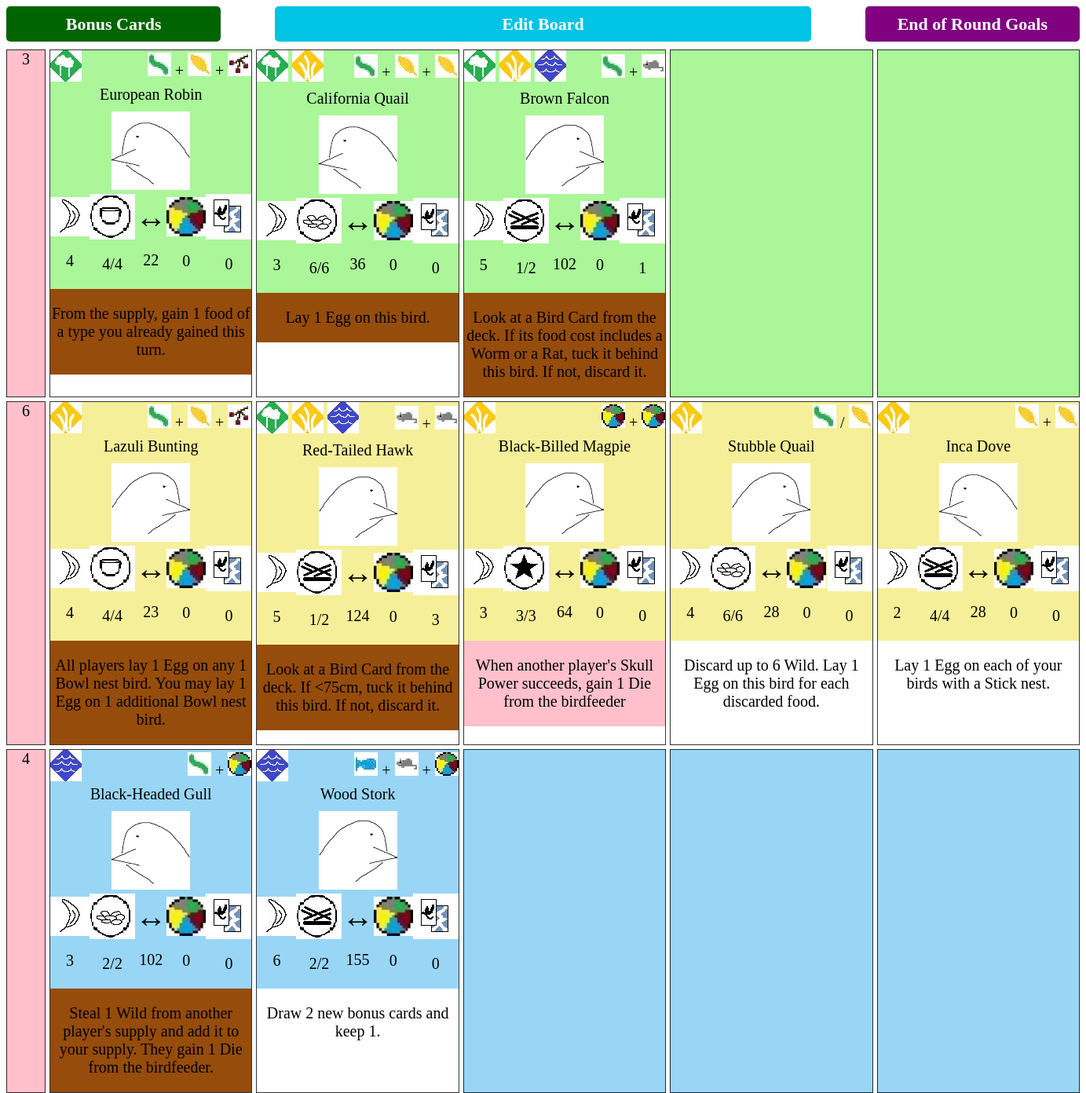
/aviary/board/6, run on the app's committed database.
### aviary/models.py (models this page shows, shortened)
class Board(models.Model):
    forest_nectar = models.PositiveIntegerField(default=0)
    forest_1 = models.ForeignKey("BirdCard", related_name="Forest1", on_delete=models.SET_NULL, null=True, blank=True)
    forest_2 = models.ForeignKey("BirdCard", related_name="Forest2", on_delete=models.SET_NULL, null=True, blank=True)
    forest_3 = models.ForeignKey("BirdCard", related_name="Forest3", on_delete=models.SET_NULL, null=True, blank=True)
    forest_4 = models.ForeignKey("BirdCard", related_name="Forest4", on_delete=models.SET_NULL, null=True, blank=True)
    forest_5 = models.ForeignKey("BirdCard", related_name="Forest5", on_delete=models.SET_NULL, null=True, blank=True)
    grassland_nectar = models.PositiveIntegerField(default=0)
    grassland_1 = models.ForeignKey("BirdCard", related_name="Grassland1", on_delete=models.SET_NULL, null=True, blank=True)
    grassland_2 = models.ForeignKey("BirdCard", related_name="Grassland2", on_delete=models.SET_NULL, null=True, blank=True)
    grassland_3 = models.ForeignKey("BirdCard", related_name="Grassland3", on_delete=models.SET_NULL, null=True, blank=True)
    grassland_4 = models.ForeignKey("BirdCard", related_name="Grassland4", on_delete=models.SET_NULL, null=True, blank=True)
    grassland_5 = models.ForeignKey("BirdCard", related_name="Grassland5", on_delete=models.SET_NULL, null=True, blank=True)
    wetland_nectar = models.PositiveIntegerField(default=0)
    wetland_1 = models.ForeignKey("BirdCard", related_name="Wetland1", on_delete=models.SET_NULL, null=True, blank=True)
    wetland_2 = models.ForeignKey("BirdCard", related_name="Wetland2", on_delete=models.SET_NULL, null=True, blank=True)
    wetland_3 = models.ForeignKey("BirdCard", related_name="Wetland3", on_delete=models.SET_NULL, null=True, blank=True)
    wetland_4 = models.ForeignKey("BirdCard", related_name="Wetland4", on_delete=models.SET_NULL, null=True, blank=True)
    wetland_5 = models.ForeignKey("BirdCard", related_name="Wetland5", on_delete=models.SET_NULL, null=True, blank=True)
    end_of_round_1_goal = models.ForeignKey("EndRoundGoal", related_name="EndRoundGoal1", on_delete=models.SET_DEFAULT, default=EndRoundGoal.create_default_goal)
    end_of_round_2_goal = models.ForeignKey("EndRoundGoal", related_name="EndRoundGoal2", on_delete=models.SET_DEFAULT, default=EndRoundGoal.create_default_goal)
    end_of_round_3_goal = models.ForeignKey("EndRoundGoal", related_name="EndRoundGoal3", on_delete=models.SET_DEFAULT, default=EndRoundGoal.create_default_goal)
    end_of_round_4_goal = models.ForeignKey("EndRoundGoal", related_name="EndRoundGoal4", on_delete=models.SET_DEFAULT, default=EndRoundGoal.create_default_goal)

class Habitat(models.Model):
    id = models.AutoField(primary_key=True)
    habitat_name = models.CharField(max_length=9, default="forest")

class BirdCard(models.Model):
    NEST_TYPES = (
        ('g', 'Ground'),
        ('c', 'Cavity'),
        ('b', 'Bowl'),
        ('s', 'Stick'),
        ('n', 'None'),
        ('a', 'Star'),
    )
    ABILITY_TYPES = (
        ('w', 'White'),
        ('b', 'Brown'),
        ('t', 'Teal'),
        ('y', 'Yellow'),
        ('p', 'Pink'),
    )
    FACING_DIRECTION = (
        ('r', 'Right'),
        ('l', 'Left'),
        ('f', 'Forward'),
    )
    name = models.CharField(max_length=50)
    nest_size = models.PositiveIntegerField(default=1, validators=[MaxValueValidator(6)])
    nest_type = models.CharField(max_length=1, choices=NEST_TYPES, default='n')
    wingspan = models.PositiveIntegerField(default=1)
    habitats = models.ManyToManyField(Habitat)
    feathers = models.PositiveIntegerField(default=0, validators=[MaxValueValidator(9)])
    ability_desc = models.CharField(max_length=200)
    ability_type = models.CharField(max_length=1, choices=ABILITY_TYPES, default='w')
    eggs = models.PositiveIntegerField(default=0)
    cached_food = models.PositiveIntegerField(default=0)
    tucked_cards = models.PositiveIntegerField(default=0)
    direction_facing = models.CharField(max_length=1, choices=FACING_DIRECTION, default='f')
    def __str__(self):
        return self.name
    class Meta:
        ordering = ['name']

### aviary/views.py (the view)
# urls.py: path('board/<int:pk>', views.board, name='board'),
def board(request, pk):
    try:
        board = Board.objects.get(pk=pk)
    except Board.DoesNotExist:
        raise Http404("Board does not exist")
    context = {
        "board": board,
    }
    return render(request, "aviary/board.html", context)

### aviary/templatetags/card_info.py (called while the page is built)
@register.inclusion_tag("../templates/aviary/birdcard.html")
def card_info(bird):
    try:
        birdcard = BirdCard.objects.get(name=bird)
    except BirdCard.DoesNotExist:
        return {
            "bird": None,
            "food": []
        }
    food = []
    try:
        q = FoodJunction.objects.filter(card_id=birdcard.id)
        for row in q:
            options = []
            for f in row.food.all():
                options.append(f.food_name)
            food.append(options)
    except FoodJunction.DoesNotExist:
        pass
    return {
        "bird": birdcard,
        "food": food
    }

### aviary/templates/aviary/board.html (shortened to what this page needs)
{% load static %}
{% load card_info %}
<link rel="stylesheet" href="{% static 'aviary/css/board.css' %}">
<link rel="stylesheet" href="{% static 'aviary/css/button.css' %}">
<div class="navbar">
    <a href="" class="button" id="bonus">Bonus Cards</a>
    <a href="{% url 'bird_add' board.pk %}" class="button" id="edit">Edit Board</a>
    <a href="{% url 'end_of_round_goals' board.pk %}" class="button" id="round-goals">End of Round Goals</a>
</div>
<div class="board">
    <div class="nectar">{{ board.forest_nectar }}</div>
    {% if board.forest_1 is not None %}
        <a href="{% url 'birdcard_update' board.pk board.forest_1.pk %}">
    {% endif %}
    <div class="forest" id="forest_1">{% card_info bird=board.forest_1 %}</div>
    {% if board.forest_1 is not None %}
        </a>
    {% endif %}
    {% if board.forest_2 is not None %}
        <a href="{% url 'birdcard_update' board.pk board.forest_2.pk %}">
    {% endif %}
    <div class="forest" id="forest_2">{% card_info bird=board.forest_2 %}</div>
    {% if board.forest_2 is not None %}
        </a>
    {% endif %}
    {% if board.forest_3 is not None %}
        <a href="{% url 'birdcard_update' board.pk board.forest_3.pk %}">
    {% endif %}
    <div class="forest" id="forest_3">{% card_info bird=board.forest_3 %}</div>
    {% if board.forest_3 is not None %}
        </a>
    {% endif %}
    <div class="forest" id="forest_4">{% card_info bird=board.forest_4 %}</div>
    <div class="forest" id="forest_5">{% card_info bird=board.forest_5 %}</div>
    <div class="nectar">{{ board.grassland_nectar }}</div>
    {% if board.grassland_1 is not None %}
        <a href="{% url 'birdcard_update' board.pk board.grassland_1.pk %}">
    {% endif %}
    <div class="grassland" id="grassland_1">{% card_info bird=board.grassland_1 %}</div>
    {% if board.grassland_1 is not None %}
        </a>
    {% endif %}
    {% if board.grassland_2 is not None %}
        <a href="{% url 'birdcard_update' board.pk board.grassland_2.pk %}">
    {% endif %}
    <div class="grassland" id="grassland_2">{% card_info bird=board.grassland_2 %}</div>
    {% if board.grassland_2 is not None %}
        </a>
    {% endif %}
    {% if board.grassland_3 is not None %}
        <a href="{% url 'birdcard_update' board.pk board.grassland_3.pk %}">
    {% endif %}
    <div class="grassland" id="grassland_3">{% card_info bird=board.grassland_3 %}</div>
    {% if board.grassland_3 is not None %}
        </a>
    {% endif %}
    {% if board.grassland_4 is not None %}
        <a href="{% url 'birdcard_update' board.pk board.grassland_4.pk %}">
    {% endif %}
    <div class="grassland" id="grassland_4">{% card_info bird=board.grassland_4 %}</div>
    {% if board.grassland_4 is not None %}
        </a>
    {% endif %}
    {% if board.grassland_5 is not None %}
        <a href="{% url 'birdcard_update' board.pk board.grassland_5.pk %}">
    {% endif %}
    <div class="grassland" id="grassland_5">{% card_info bird=board.grassland_5 %}</div>
    {% if board.grassland_5 is not None %}
        </a>
    {% endif %}
    <div class="nectar">{{ board.wetland_nectar }}</div>
    {% if board.wetland_1 is not None %}
    <a href="{% url 'birdcard_update' board.pk board.wetland_1.pk %}">
    {% endif %}
    <div class="wetland" id="wetland_1">{% card_info bird=board.wetland_1 %}</div>
    {% if board.wetland_1 is not None %}
        </a>
    {% endif %}
    {% if board.wetland_2 is not None %}
    <a href="{% url 'birdcard_update' board.pk board.wetland_2.pk %}">
    {% endif %}
    <div class="wetland" id="wetland_2">{% card_info bird=board.wetland_2 %}</div>
    {% if board.wetland_2 is not None %}
        </a>
    {% endif %}
    <div class="wetland" id="wetland_3">{% card_info bird=board.wetland_3 %}</div>
    <div class="wetland" id="wetland_4">{% card_info bird=board.wetland_4 %}</div>
    <div class="wetland" id="wetland_5">{% card_info bird=board.wetland_5 %}</div>
</div>

### aviary/templates/aviary/birdcard.html (shortened to what this page needs)
{% load static %}
<link rel="stylesheet" href="{% static 'aviary/css/birdcard.css' %}">
{% if bird is not None %}
  <div class="top-row">
    <div class="habitats">
      {% for habitat in bird.habitats.all %}
        {% if habitat.habitat_name == "Forest" %}
          <img src="{% static 'aviary/img/forest.jpg' %}" alt="forest"/>
        {% elif habitat.habitat_name == "Grassland" %}
          <img src="{% static 'aviary/img/grassland.jpg' %}" alt="grassland"/>
        {% elif habitat.habitat_name == "Wetland" %}
          <img src="{% static 'aviary/img/wetland.jpg' %}" alt="wetland"/>
        {% endif %}
      {% endfor %}
    </div>
    <div class="food">
      {% for food_group in food %}
        {% for f in food_group %}
          {% if f == "Worm" %}
            <img src="{% static 'aviary/img/worm.jpg' %}" alt="worm"/>
          {% elif f == "Wheat" %}
            <img src="{% static 'aviary/img/wheat.jpg' %}" alt="wheat"/>
          {% elif f == "Cherry" %}
            <img src="{% static 'aviary/img/cherry.jpg' %}" alt="cherry"/>
          {% elif f == "Rat" %}
            <img src="{% static 'aviary/img/rat.jpg' %}" alt="rat"/>
          {% elif f == "Fish" %}
            <img src="{% static 'aviary/img/fish.jpg' %}" alt="fish"/>
          {% elif f == "Nectar" %}
            <img src="{% static 'aviary/img/nectar.jpg' %}" alt="nectar"/>
          {% elif f == "Wild" %}
            <img src="{% static 'aviary/img/wild.jpg' %}" alt="wild"/>
          {% endif %}
          {% if not forloop.last %}
            /
          {% endif %}
        {% endfor %}
        {% if not forloop.last %}
          +
        {% endif %}
      {% endfor %}
    </div>
  </div>
  <div class="name-row">
    <p id="name">{{ bird.name }}</p>
  </div>
  <div class="image-row">
    <div>
    {% if bird.direction_facing == "l" %}
      <img id="bird_facing" src="{% static 'aviary/img/left_facing.jpg' %}" alt="{{ bird.name }}"/>
    {% elif bird.direction_facing == "r" %}
      <img id="bird_facing" src="{% static 'aviary/img/right_facing.jpg' %}" alt="{{ bird.name }}"/>
    {% elif bird.direction_facing == "f" %}
      <img id="bird_facing" src="{% static 'aviary/img/forward_facing.jpg' %}" alt="{{ bird.name }}"/>
    {% endif %}
    </div>
  </div>
  <div class="middle-row">
    <div class="feathers">
      <img src="{% static 'aviary/img/feather.jpg' %}" alt="feathers"/>
      <p>{{ bird.feathers }}</p>
    </div>
    <div class="nests">
      {% if bird.nest_type == 'g' %}
        <img src="{% static 'aviary/img/ground.jpg' %}" alt="ground nest"/>
      {% elif bird.nest_type == 'a' %}
        <img src="{% static 'aviary/img/star.jpg' %}" alt="star nest"/>
      {% elif bird.nest_type == 'b' %}
        <img src="{% static 'aviary/img/bowl.jpg' %}" alt="bowl nest"/>
      {% elif bird.nest_type == 'c' %}
        <img src="{% static 'aviary/img/cavity.jpg' %}" alt="cavity nest"/>
      {% elif bird.nest_type == 's' %}
        <img src="{% static 'aviary/img/stick.jpg' %}" alt="stick nest"/>
      {% endif %}
      {% if bird.nest_type != 'n' %}
        <p>{{ bird.eggs }}/{{ bird.nest_size }}</p>
      {% endif %}
    </div>
    <div class="wingspan">
      <h1>&#8596;</h1>
      <p>{{ bird.wingspan }}</p>
    </div>
    <div class="cached_food">
      <img src="{% static 'aviary/img/wild.jpg' %}" width="50px" height="50px" alt="wild">
      <p>{{ bird.cached_food }}</p>
    </div>
    <div class="tucked_cards">
      <img src="{% static 'aviary/img/tucked_cards.jpg' %}" alt="tucked_cards">
      <p>{{ bird.tucked_cards }}</p>
    </div>
  </div>
  <div id="abilities" class="ability-{{ bird.ability_type }}">
    <p>{{ bird.ability_desc }}</p>
  </div>
{% endif %}

### aviary/static/aviary/css/board.css (style rules this page uses)
.board { display: grid; grid-template-columns: 50px 1fr 1fr 1fr 1fr 1fr; grid-template-rows: 1fr 1fr 1fr; grid-gap: 5px; height: 100vh; grid-auto-rows: max-content; grid-auto-columns: max-content; }
.board > * { border: 1px solid rgba(0, 0, 0, 0.8); font-size: 20px; text-align: center; position: relative; }
.forest > *, .grassland > *, .wetland > * { display: flex; justify-content: space-between; align-items: center; justify-items: center; }
.forest { background-color: rgba(44, 233, 2, 0.4); }
.grassland { background-color: rgba(233, 214, 2, 0.4); }
.wetland { background-color: rgba(2, 152, 233, 0.4); }
.nectar { background-color: pink; }

### aviary/static/aviary/css/button.css (style rules this page uses)
a { color: black; text-decoration: none; }
a.button { -webkit-appearance: button; -moz-appearance: button; appearance: button; display: block; box-sizing: border-box; padding: 10px; text-align: center; font-size: 22px; border-radius: 5px; color: white; font-weight: bold; line-height: 25px; margin-bottom: 10px; }
a.button#edit { width: 50%; background: #00c3e6; }
a.button#round-goals { width: 20%; border-color: black; background: purple; }
a.button#bonus { width: 20%; background:darkgreen; }
.navbar { display: flex; justify-content: space-between; }

### aviary/static/aviary/css/birdcard.css (style rules this page uses)
div > img { max-height: 100px; max-width: 100px; }
#abilities { justify-content: center; }
.ability-b { background-color: rgb(150, 76, 10); }
.ability-w { background-color: white; }
.ability-p { background-color: pink; }
.top-row { display: flex; justify-content: space-between; }
.middle-row > * { display: flex; flex-direction: column; justify-content: space-evenly; }
h1 { margin: 0; }
.name-row { display: flex; justify-content: center; margin: 5px 0px; }
.name-row > p { margin: 0; }
.image-row > div { display: flex; width: 100%; justify-content: center; margin: 5px 0px; }
.image-row > div > img { width: 100%; }

### data on the page
Board: forest_nectar "3", grassland_nectar "6", wetland_nectar "4"
BirdCard: name "European Robin", feathers "4", eggs "4", nest_size "4", wingspan "22", cached_food "0", tucked_cards "0", ability_desc "From the supply, gain 1 food of a type you already gained this turn."
BirdCard: name "California Quail", feathers "3", eggs "6", nest_size "6", wingspan "36", cached_food "0", tucked_cards "0", ability_desc "Lay 1 Egg on this bird."
BirdCard: name "Brown Falcon", feathers "5", eggs "1", nest_size "2", wingspan "102", cached_food "0", tucked_cards "1", ability_desc "Look at a Bird Card from the deck. If its food cost includes a Worm or a Rat, tuck it behind this bird. If not, discard it."
BirdCard: name "Lazuli Bunting", feathers "4", eggs "4", nest_size "4", wingspan "23", cached_food "0", tucked_cards "0", ability_desc "All players lay 1 Egg on any 1 Bowl nest bird. You may lay 1 Egg on 1 additional Bowl nest bird."
BirdCard: name "Red-Tailed Hawk", feathers "5", eggs "1", nest_size "2", wingspan "124", cached_food "0", tucked_cards "3", ability_desc "Look at a Bird Card from the deck. If <75cm, tuck it behind this bird. If not, discard it."
BirdCard: name "Black-Billed Magpie", feathers "3", eggs "3", nest_size "3", wingspan "64", cached_food "0", tucked_cards "0", ability_desc "When another player's Skull Power succeeds, gain 1 Die from the birdfeeder"
BirdCard: name "Stubble Quail", feathers "4", eggs "6", nest_size "6", wingspan "28", cached_food "0", tucked_cards "0", ability_desc "Discard up to 6 Wild. Lay 1 Egg on this bird for each discarded food."
BirdCard: name "Inca Dove", feathers "2", eggs "4", nest_size "4", wingspan "28", cached_food "0", tucked_cards "0", ability_desc "Lay 1 Egg on each of your birds with a Stick nest."
BirdCard: name "Black-Headed Gull", feathers "3", eggs "2", nest_size "2", wingspan "102", cached_food "0", tucked_cards "0", ability_desc "Steal 1 Wild from another player's supply and add it to your supply. They gain 1 Die from the birdfeeder."
BirdCard: name "Wood Stork", feathers "6", eggs "2", nest_size "2", wingspan "155", cached_food "0", tucked_cards "0", ability_desc "Draw 2 new bonus cards and keep 1."
